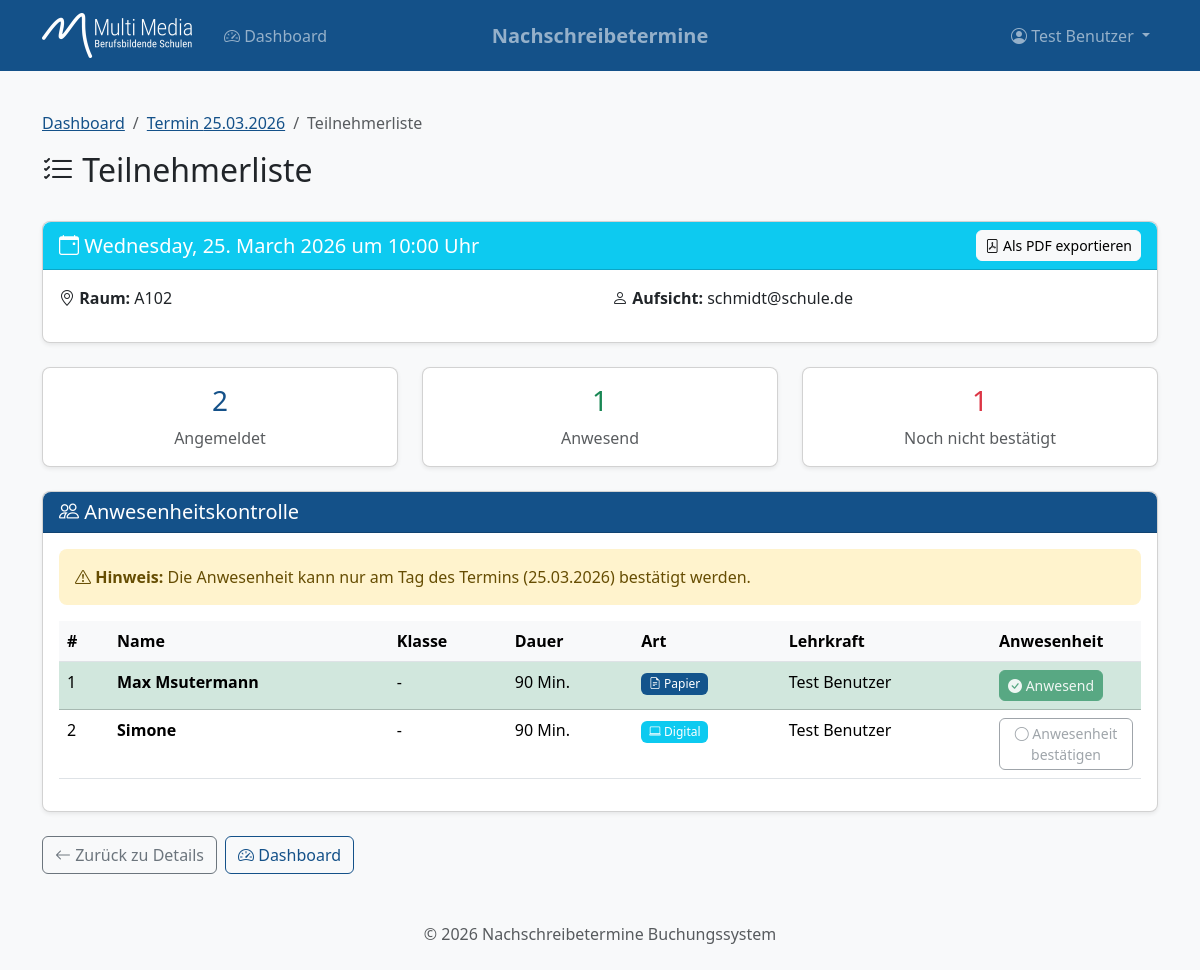
The app's page /termine/2/teilnehmerliste (signed in), older data.
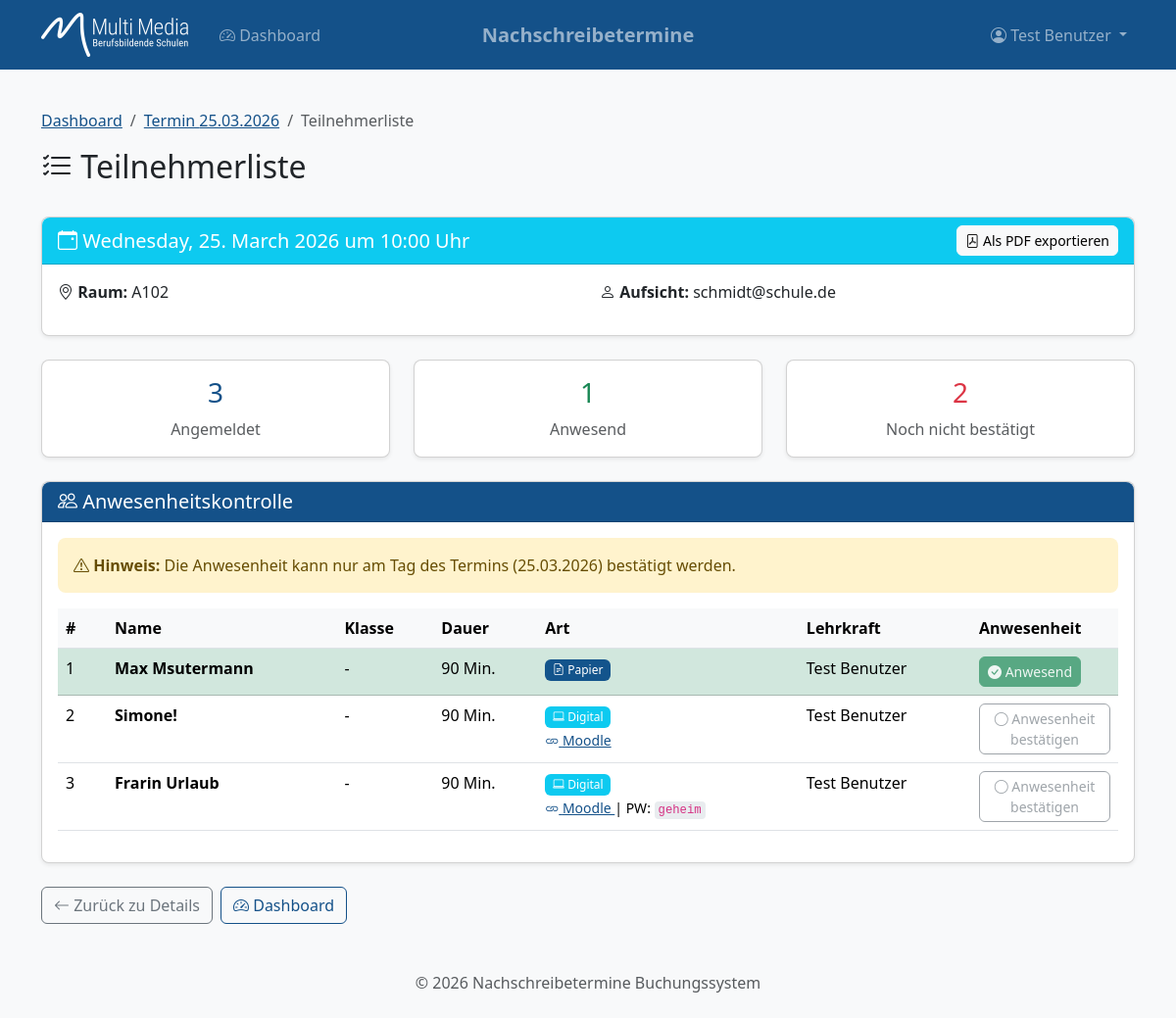
The same page, newer data.
### models.py (models this page shows, shortened)
class User(UserMixin, db.Model):
    __tablename__ = 'users'
    id = db.Column(db.Integer, primary_key=True)
    email = db.Column(db.String(120), unique=True, nullable=False)
    name = db.Column(db.String(100), nullable=False)
    azure_id = db.Column(db.String(100), unique=True, nullable=True)
    password_hash = db.Column(db.String(256), nullable=True)  # Für Debug-Benutzer
    is_test_user = db.Column(db.Boolean, default=False)
    is_lehrer = db.Column(db.Boolean, default=True)
    created_at = db.Column(db.DateTime, default=datetime.utcnow)
    buchungen = db.relationship('Buchung', backref='erstellt_von', lazy='dynamic',
                                foreign_keys='Buchung.lehrer_id')

class Termin(db.Model):
    __tablename__ = 'termine'
    id = db.Column(db.Integer, primary_key=True)
    datum = db.Column(db.Date, nullable=False)
    uhrzeit = db.Column(db.Time, nullable=False)
    aufsicht_email = db.Column(db.String(120), nullable=False)
    raum = db.Column(db.String(50), nullable=True)
    created_at = db.Column(db.DateTime, default=datetime.utcnow)
    buchungen = db.relationship('Buchung', backref='termin', lazy='dynamic')
    @property
    def datetime(self):
        """Kombiniert Datum und Uhrzeit zu einem datetime-Objekt"""
        return datetime.combine(self.datum, self.uhrzeit)

class Buchung(db.Model):
    __tablename__ = 'buchungen'
    id = db.Column(db.Integer, primary_key=True)
    termin_id = db.Column(db.Integer, db.ForeignKey('termine.id'), nullable=False)
    lehrer_id = db.Column(db.Integer, db.ForeignKey('users.id'), nullable=False)
    schueler_name = db.Column(db.String(100), nullable=False)
    klasse = db.Column(db.String(20), nullable=True)
    dauer_minuten = db.Column(db.Integer, nullable=False, default=90)
    ist_digital = db.Column(db.Boolean, default=False)
    moodle_url = db.Column(db.String(500), nullable=True)
    moodle_passwort = db.Column(db.String(100), nullable=True)
    ist_anwesend = db.Column(db.Boolean, default=False)
    anwesenheit_bestaetigt_um = db.Column(db.DateTime, nullable=True)
    created_at = db.Column(db.DateTime, default=datetime.utcnow)
    updated_at = db.Column(db.DateTime, default=datetime.utcnow, onupdate=datetime.utcnow)

### routes.py (the view)
@termine_bp.route('/<int:termin_id>/teilnehmerliste')
@login_required
@lehrer_required
def teilnehmerliste(termin_id):
    termin = Termin.query.get_or_404(termin_id)
    buchungen = termin.buchungen.all()
    ist_heute = termin.datum == datetime.now().date()
    return render_template('termine/teilnehmerliste.html',
                         termin=termin,
                         buchungen=buchungen,
                         ist_heute=ist_heute)

### auth.py (called while the page is built)
@login_manager.user_loader
def load_user(user_id):
    return User.query.get(int(user_id))

def lehrer_required(f):
    @wraps(f)
    def decorated_function(*args, **kwargs):
        if not current_user.is_authenticated:
            return redirect(url_for('auth.login'))
        if current_user.is_test_user:
            return f(*args, **kwargs)
        if not current_user.is_lehrer:
            return redirect(url_for('main.unauthorized'))
        return f(*args, **kwargs)
    return decorated_function

### templates/termine/teilnehmerliste.html (shortened to what this page needs)
{% extends "base.html" %}
{% block content %}
<div class="row mb-4">
    <div class="col">
        <nav aria-label="breadcrumb">
            <ol class="breadcrumb">
                <li class="breadcrumb-item"><a href="{{ url_for('main.dashboard') }}">Dashboard</a></li>
                <li class="breadcrumb-item"><a href="{{ url_for('termine.detail', termin_id=termin.id) }}">Termin {{ termin.datum.strftime('%d.%m.%Y') }}</a></li>
                <li class="breadcrumb-item active">Teilnehmerliste</li>
            </ol>
        </nav>
        <h2>
            <i class="bi bi-list-check"></i> Teilnehmerliste
        </h2>
    </div>
</div>
<div class="card mb-4">
    <div class="card-header bg-info text-white">
        <div class="d-flex justify-content-between align-items-center">
            <h5 class="mb-0">
                <i class="bi bi-calendar-event"></i>
                {{ termin.datum.strftime('%A, %d. %B %Y') }} um {{ termin.uhrzeit.strftime('%H:%M') }} Uhr
            </h5>
            <div>
                <a href="{{ url_for('termine.teilnehmerliste_pdf', termin_id=termin.id) }}"
                   class="btn btn-light btn-sm">
                    <i class="bi bi-file-pdf"></i> Als PDF exportieren
                </a>
            </div>
        </div>
    </div>
    <div class="card-body">
        <div class="row">
            <div class="col-md-6">
                <p><strong><i class="bi bi-geo-alt"></i> Raum:</strong> {{ termin.raum or 'N/A' }}</p>
            </div>
            <div class="col-md-6">
                <p><strong><i class="bi bi-person"></i> Aufsicht:</strong> {{ termin.aufsicht_email }}</p>
            </div>
        </div>
    </div>
</div>
<div class="row mb-4">
    <div class="col-md-4">
        <div class="card text-center">
            <div class="card-body">
                <h3 class="text-primary">{{ buchungen|length }}</h3>
                <p class="text-muted mb-0">Angemeldet</p>
            </div>
        </div>
    </div>
    <div class="col-md-4">
        <div class="card text-center">
            <div class="card-body">
                <h3 class="text-success">{{ buchungen|selectattr('ist_anwesend')|list|length }}</h3>
                <p class="text-muted mb-0">Anwesend</p>
            </div>
        </div>
    </div>
    <div class="col-md-4">
        <div class="card text-center">
            <div class="card-body">
                <h3 class="text-danger">{{ buchungen|rejectattr('ist_anwesend')|list|length }}</h3>
                <p class="text-muted mb-0">Noch nicht bestätigt</p>
            </div>
        </div>
    </div>
</div>
<div class="card">
    <div class="card-header bg-primary text-white">
        <h5 class="mb-0">
            <i class="bi bi-people"></i> Anwesenheitskontrolle
        </h5>
    </div>
    <div class="card-body">
        {% if not ist_heute %}
        <div class="alert alert-warning mb-3">
            <i class="bi bi-exclamation-triangle"></i>
            <strong>Hinweis:</strong> Die Anwesenheit kann nur am Tag des Termins ({{ termin.datum.strftime('%d.%m.%Y') }}) bestätigt werden.
        </div>
        {% endif %}
        {% if buchungen %}
        <div class="table-responsive">
            <table class="table table-hover">
                <thead>
                    <tr>
                        <th style="width: 50px;">#</th>
                        <th>Name</th>
                        <th>Klasse</th>
                        <th>Dauer</th>
                        <th>Art</th>
                        <th>Lehrkraft</th>
                        <th style="width: 150px;">Anwesenheit</th>
                    </tr>
                </thead>
                <tbody>
                    {% for buchung in buchungen %}
                    <tr class="{{ 'table-success' if buchung.ist_anwesend else '' }}">
                        <td>{{ loop.index }}</td>
                        <td>
                            <strong>{{ buchung.schueler_name }}</strong>
                        </td>
                        <td>{{ buchung.klasse or '-' }}</td>
                        <td>{{ buchung.dauer_minuten }} Min.</td>
                        <td>
                            {% if buchung.ist_digital %}
                                <span class="badge bg-info">
                                    <i class="bi bi-laptop"></i> Digital
                                </span>
                                {% if buchung.moodle_url %}
                                <br><small>
                                    <a href="{{ buchung.moodle_url }}" target="_blank">
                                        <i class="bi bi-link"></i> Moodle
                                    </a>
                                    {% if buchung.moodle_passwort %}
                                        | PW: <code>{{ buchung.moodle_passwort }}</code>
                                    {% endif %}
                                </small>
                                {% endif %}
                            {% else %}
                                <span class="badge bg-secondary">
                                    <i class="bi bi-file-earmark-text"></i> Papier
                                </span>
                            {% endif %}
                        </td>
                        <td>{{ buchung.erstellt_von.name }}</td>
                        <td>
                            <form method="POST" action="{{ url_for('termine.anwesenheit_toggle', buchung_id=buchung.id) }}">
                                <button type="submit" class="btn btn-sm {{ 'btn-success' if buchung.ist_anwesend else 'btn-outline-secondary' }}"
                                        {% if not ist_heute %}disabled title="Anwesenheit kann nur am Tag des Termins bestätigt werden"{% endif %}>
                                    {% if buchung.ist_anwesend %}
                                        <i class="bi bi-check-circle-fill"></i> Anwesend
                                    {% else %}
                                        <i class="bi bi-circle"></i> Anwesenheit bestätigen
                                    {% endif %}
                                </button>
                            </form>
                        </td>
                    </tr>
                    {% endfor %}
                </tbody>
            </table>
        </div>
        {% else %}
        <div class="text-center py-5 text-muted">
            <i class="bi bi-person-x" style="font-size: 3rem;"></i>
            <p class="mt-3">Keine Schüler für diesen Termin eingetragen.</p>
        </div>
        {% endif %}
    </div>
</div>
<div class="mt-4 d-flex gap-2">
    <a href="{{ url_for('termine.detail', termin_id=termin.id) }}" class="btn btn-outline-secondary">
        <i class="bi bi-arrow-left"></i> Zurück zu Details
    </a>
    <a href="{{ url_for('main.dashboard') }}" class="btn btn-outline-primary">
        <i class="bi bi-speedometer2"></i> Dashboard
    </a>
</div>
{% endblock %}

### templates/base.html (shortened to what this page needs)
<!DOCTYPE html>
<html lang="de">
<head>
    <link href="https://cdn.jsdelivr.net/npm/bootstrap@5.3.2/dist/css/bootstrap.min.css" rel="stylesheet">
    <link rel="stylesheet" href="https://cdn.jsdelivr.net/npm/bootstrap-icons@1.11.1/font/bootstrap-icons.css">
    <link rel="stylesheet" href="{{ url_for('static', filename='css/style.css') }}">
</head>
<body>
    <nav class="navbar navbar-expand-lg navbar-dark bg-primary">
        <div class="container">
            <a class="navbar-brand d-flex align-items-center" href="{{ url_for('main.index') }}">
                <img src="{{ url_for('static', filename='img/logo_weiss.png') }}" alt="Logo" height="45" class="me-2">
            </a>
            <span class="navbar-text position-absolute start-50 translate-middle-x fw-bold fs-5">Nachschreibetermine</span>
            <div class="collapse navbar-collapse" id="navbarNav">
                {% if current_user.is_authenticated %}
                <ul class="navbar-nav me-auto">
                    <li class="nav-item">
                        <a class="nav-link" href="{{ url_for('main.dashboard') }}">
                            <i class="bi bi-speedometer2"></i> Dashboard
                        </a>
                    </li>
                </ul>
                <ul class="navbar-nav">
                    <li class="nav-item dropdown">
                        <a class="nav-link dropdown-toggle" href="#" id="navbarDropdown" role="button"
                           data-bs-toggle="dropdown" aria-expanded="false">
                            <i class="bi bi-person-circle"></i> {{ current_user.name }}
                        </a>
                    </li>
                </ul>
                {% endif %}
            </div>
        </div>
    </nav>
    <main class="container py-4">
        {% block content %}{% endblock %}
    </main>
    <footer class="bg-light py-4 mt-auto">
        <div class="container text-center text-muted">
            <p class="mb-0">&copy; {{ now().year if now is defined else '2026' }} Nachschreibetermine Buchungssystem</p>
        </div>
    </footer>
</body>
</html>

### static/css/style.css (style rules this page uses)
:root { --bs-primary: #145189; --bs-primary-rgb: 20, 81, 137; --bs-secondary: #13548C; --bs-secondary-rgb: 19, 84, 140; --bs-accent: #F9542F; --bs-accent-rgb: 249, 84, 47; --bs-link-color: #145189; --bs-link-hover-color: #0e3a61; }
body { min-height: 100vh; display: flex; flex-direction: column; background-color: #f8f9fa; }
main { flex: 1; }
a { color: var(--bs-primary); }
.navbar { background-color: var(--bs-primary) !important; }
.navbar-brand { font-weight: 600; }
.btn-outline-primary { color: var(--bs-primary); border-color: var(--bs-primary); }
.bg-primary { background-color: var(--bs-primary) !important; }
.bg-secondary { background-color: var(--bs-secondary) !important; }
.text-primary { color: var(--bs-primary) !important; }
.card { border-radius: 0.5rem; box-shadow: 0 0.125rem 0.25rem rgba(0, 0, 0, 0.075); }
.card-header { border-radius: 0.5rem 0.5rem 0 0 !important; }
.table th { border-top: none; background-color: #f8f9fa; }
.table-success { background-color: rgba(25, 135, 84, 0.1) !important; }
.btn { border-radius: 0.375rem; }
.alert { border-radius: 0.5rem; border: none; }
footer { margin-top: auto; }
.badge { font-weight: 500; padding: 0.4em 0.65em; }
code { background-color: #e9ecef; padding: 0.125rem 0.25rem; border-radius: 0.25rem; font-size: 0.875em; }
.alert { animation: slideIn 0.3s ease-out; }

Row changes from the older to the newer data that the page shows:
changed Buchung: schueler_name "Simone" → "Simone!"; now shows "Moodle"
added Buchung: schueler_name "Frarin Urlaub", klasse "-", dauer_minuten "90", moodle_passwort "geheim", erstellt_von.name "Test Benutzer", ist_anwesend False (drawn)
Text that changed along with them:
{{ buchungen|length }}: "2" → "3"
{{ buchungen|rejectattr('ist_anwesend')|list|length }}: "1" → "2"
